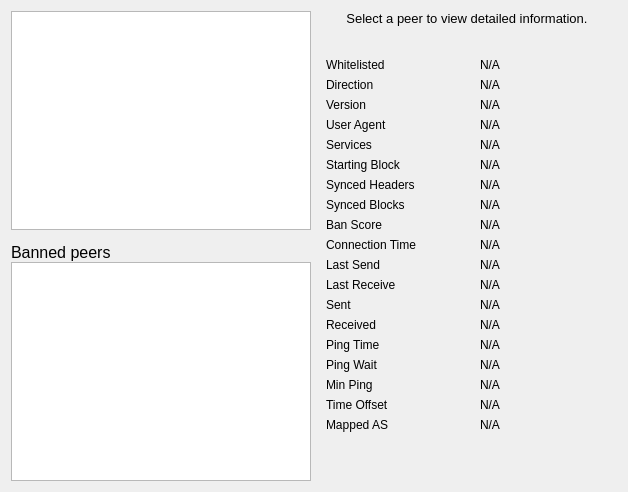
     <widget class="QWidget" name="tab_peers">
      <attribute name="title">
       <string>&amp;Peers</string>
      </attribute>
      <layout class="QGridLayout" name="gridLayout_2">
       <item row="0" column="0" rowspan="2">
        <layout class="QVBoxLayout" name="verticalLayout_101">
         <property name="spacing">
          <number>0</number>
         </property>
         <item>
          <widget class="QTableView" name="peerWidget">
           <property name="horizontalScrollBarPolicy">
            <enum>Qt::ScrollBarAsNeeded</enum>
           </property>
           <property name="tabKeyNavigation">
            <bool>false</bool>
           </property>
           <property name="sortingEnabled">
            <bool>true</bool>
           </property>
           <attribute name="horizontalHeaderHighlightSections">
            <bool>false</bool>
           </attribute>
          </widget>
         </item>
         <item>
          <widget class="QLabel" name="banHeading">
           <property name="sizePolicy">
            <sizepolicy hsizetype="Preferred" vsizetype="Minimum">
             <horstretch>0</horstretch>
             <verstretch>0</verstretch>
            </sizepolicy>
           </property>
           <property name="minimumSize">
            <size>
             <width>300</width>
             <height>32</height>
            </size>
           </property>
           <property name="maximumSize">
            <size>
             <width>16777215</width>
             <height>32</height>
            </size>
           </property>
           <property name="font">
            <font>
             <pointsize>12</pointsize>
            </font>
           </property>
           <property name="cursor">
            <cursorShape>IBeamCursor</cursorShape>
           </property>
           <property name="text">
            <string>Banned peers</string>
           </property>
           <property name="alignment">
            <set>Qt::AlignBottom|Qt::AlignLeading|Qt::AlignLeft</set>
           </property>
           <property name="wordWrap">
            <bool>true</bool>
           </property>
           <property name="textInteractionFlags">
            <set>Qt::NoTextInteraction</set>
           </property>
          </widget>
         </item>
         <item>
          <widget class="QTableView" name="banlistWidget">
           <property name="sizePolicy">
            <sizepolicy hsizetype="Expanding" vsizetype="Expanding">
             <horstretch>0</horstretch>
             <verstretch>0</verstretch>
            </sizepolicy>
           </property>
           <property name="horizontalScrollBarPolicy">
            <enum>Qt::ScrollBarAsNeeded</enum>
           </property>
           <property name="tabKeyNavigation">
            <bool>false</bool>
           </property>
           <property name="sortingEnabled">
            <bool>true</bool>
           </property>
           <attribute name="horizontalHeaderHighlightSections">
            <bool>false</bool>
           </attribute>
          </widget>
         </item>
        </layout>
       </item>
       <item row="0" column="1">
        <widget class="QLabel" name="peerHeading">
         <property name="sizePolicy">
          <sizepolicy hsizetype="Preferred" vsizetype="Minimum">
           <horstretch>0</horstretch>
           <verstretch>0</verstretch>
          </sizepolicy>
         </property>
         <property name="minimumSize">
          <size>
           <width>300</width>
           <height>32</height>
          </size>
         </property>
         <property name="font">
          <font>
           <pointsize>10</pointsize>
          </font>
         </property>
         <property name="cursor">
          <cursorShape>IBeamCursor</cursorShape>
         </property>
         <property name="text">
          <string>Select a peer to view detailed information.</string>
         </property>
         <property name="alignment">
          <set>Qt::AlignHCenter|Qt::AlignTop</set>
         </property>
         <property name="wordWrap">
          <bool>true</bool>
         </property>
         <property name="textInteractionFlags">
          <set>Qt::LinksAccessibleByMouse|Qt::TextSelectableByKeyboard|Qt::TextSelectableByMouse</set>
         </property>
        </widget>
       </item>
       <item row="1" column="1">
        <widget class="QWidget" name="detailWidget" native="true">
         <property name="minimumSize">
          <size>
           <width>300</width>
           <height>0</height>
          </size>
         </property>
         <layout class="QGridLayout" name="gridLayout_3">
          <item row="0" column="0">
           <widget class="QLabel" name="label_30">
            <property name="text">
             <string>Whitelisted</string>
            </property>
           </widget>
          </item>
          <item row="0" column="2">
           <widget class="QLabel" name="peerWhitelisted">
            <property name="cursor">
             <cursorShape>IBeamCursor</cursorShape>
            </property>
            <property name="text">
             <string>N/A</string>
            </property>
            <property name="textFormat">
             <enum>Qt::PlainText</enum>
            </property>
            <property name="textInteractionFlags">
             <set>Qt::LinksAccessibleByMouse|Qt::TextSelectableByKeyboard|Qt::TextSelectableByMouse</set>
            </property>
           </widget>
          </item>
          <item row="1" column="0">
           <widget class="QLabel" name="label_23">
            <property name="text">
             <string>Direction</string>
            </property>
           </widget>
          </item>
          <item row="1" column="2">
           <widget class="QLabel" name="peerDirection">
            <property name="cursor">
             <cursorShape>IBeamCursor</cursorShape>
            </property>
            <property name="text">
             <string>N/A</string>
            </property>
            <property name="textFormat">
             <enum>Qt::PlainText</enum>
            </property>
            <property name="textInteractionFlags">
             <set>Qt::LinksAccessibleByMouse|Qt::TextSelectableByKeyboard|Qt::TextSelectableByMouse</set>
            </property>
           </widget>
          </item>
          <item row="2" column="0">
           <widget class="QLabel" name="label_21">
            <property name="text">
             <string>Version</string>
            </property>
           </widget>
          </item>
          <item row="2" column="2">
           <widget class="QLabel" name="peerVersion">
            <property name="cursor">
             <cursorShape>IBeamCursor</cursorShape>
            </property>
            <property name="text">
             <string>N/A</string>
            </property>
            <property name="textFormat">
             <enum>Qt::PlainText</enum>
            </property>
            <property name="textInteractionFlags">
             <set>Qt::LinksAccessibleByMouse|Qt::TextSelectableByKeyboard|Qt::TextSelectableByMouse</set>
            </property>
           </widget>
          </item>
          <item row="3" column="0">
           <widget class="QLabel" name="label_28">
            <property name="text">
             <string>User Agent</string>
            </property>
           </widget>
          </item>
          <item row="3" column="2">
           <widget class="QLabel" name="peerSubversion">
            <property name="cursor">
             <cursorShape>IBeamCursor</cursorShape>
            </property>
            <property name="text">
             <string>N/A</string>
            </property>
            <property name="textFormat">
             <enum>Qt::PlainText</enum>
            </property>
            <property name="textInteractionFlags">
             <set>Qt::LinksAccessibleByMouse|Qt::TextSelectableByKeyboard|Qt::TextSelectableByMouse</set>
            </property>
           </widget>
          </item>
          <item row="4" column="0">
           <widget class="QLabel" name="label_4">
            <property name="text">
             <string>Services</string>
            </property>
           </widget>
          </item>
          <item row="4" column="2">
           <widget class="QLabel" name="peerServices">
            <property name="cursor">
             <cursorShape>IBeamCursor</cursorShape>
            </property>
            <property name="text">
             <string>N/A</string>
            </property>
            <property name="textFormat">
             <enum>Qt::PlainText</enum>
            </property>
            <property name="textInteractionFlags">
             <set>Qt::LinksAccessibleByMouse|Qt::TextSelectableByKeyboard|Qt::TextSelectableByMouse</set>
            </property>
           </widget>
          </item>
          <item row="5" column="0">
           <widget class="QLabel" name="label_29">
            <property name="text">
             <string>Starting Block</string>
            </property>
           </widget>
          </item>
          <item row="5" column="2">
           <widget class="QLabel" name="peerHeight">
            <property name="cursor">
             <cursorShape>IBeamCursor</cursorShape>
            </property>
            <property name="text">
             <string>N/A</string>
            </property>
            <property name="textFormat">
             <enum>Qt::PlainText</enum>
            </property>
            <property name="textInteractionFlags">
             <set>Qt::LinksAccessibleByMouse|Qt::TextSelectableByKeyboard|Qt::TextSelectableByMouse</set>
            </property>
           </widget>
          </item>
          <item row="6" column="0">
           <widget class="QLabel" name="label_27">
            <property name="text">
             <string>Synced Headers</string>
            </property>
           </widget>
          </item>
          <item row="6" column="2">
           <widget class="QLabel" name="peerSyncHeight">
            <property name="cursor">
             <cursorShape>IBeamCursor</cursorShape>
            </property>
            <property name="text">
             <string>N/A</string>
            </property>
            <property name="textFormat">
             <enum>Qt::PlainText</enum>
            </property>
            <property name="textInteractionFlags">
             <set>Qt::LinksAccessibleByMouse|Qt::TextSelectableByKeyboard|Qt::TextSelectableByMouse</set>
            </property>
           </widget>
          </item>
          <item row="7" column="0">
           <widget class="QLabel" name="label_25">
            <property name="text">
             <string>Synced Blocks</string>
            </property>
           </widget>
          </item>
          <item row="7" column="2">
           <widget class="QLabel" name="peerCommonHeight">
            <property name="cursor">
             <cursorShape>IBeamCursor</cursorShape>
            </property>
            <property name="text">
             <string>N/A</string>
            </property>
            <property name="textFormat">
             <enum>Qt::PlainText</enum>
            </property>
            <property name="textInteractionFlags">
             <set>Qt::LinksAccessibleByMouse|Qt::TextSelectableByKeyboard|Qt::TextSelectableByMouse</set>
            </property>
           </widget>
          </item>
          <item row="8" column="0">
           <widget class="QLabel" name="label_24">
            <property name="text">
             <string>Ban Score</string>
            </property>
           </widget>
          </item>
          <item row="8" column="2">
           <widget class="QLabel" name="peerBanScore">
            <property name="cursor">
             <cursorShape>IBeamCursor</cursorShape>
            </property>
            <property name="text">
             <string>N/A</string>
            </property>
            <property name="textFormat">
             <enum>Qt::PlainText</enum>
            </property>
            <property name="textInteractionFlags">
             <set>Qt::LinksAccessibleByMouse|Qt::TextSelectableByKeyboard|Qt::TextSelectableByMouse</set>
            </property>
           </widget>
          </item>
          <item row="9" column="0">
           <widget class="QLabel" name="label_22">
            <property name="text">
             <string>Connection Time</string>
            </property>
           </widget>
          </item>
          <item row="9" column="2">
           <widget class="QLabel" name="peerConnTime">
            <property name="cursor">
             <cursorShape>IBeamCursor</cursorShape>
            </property>
            <property name="text">
             <string>N/A</string>
            </property>
            <property name="textFormat">
             <enum>Qt::PlainText</enum>
            </property>
            <property name="textInteractionFlags">
             <set>Qt::LinksAccessibleByMouse|Qt::TextSelectableByKeyboard|Qt::TextSelectableByMouse</set>
            </property>
           </widget>
          </item>
          <item row="10" column="0">
           <widget class="QLabel" name="label_15">
            <property name="text">
             <string>Last Send</string>
            </property>
           </widget>
          </item>
          <item row="10" column="2">
           <widget class="QLabel" name="peerLastSend">
            <property name="cursor">
             <cursorShape>IBeamCursor</cursorShape>
            </property>
            <property name="text">
             <string>N/A</string>
            </property>
            <property name="textFormat">
             <enum>Qt::PlainText</enum>
            </property>
            <property name="textInteractionFlags">
             <set>Qt::LinksAccessibleByMouse|Qt::TextSelectableByKeyboard|Qt::TextSelectableByMouse</set>
            </property>
           </widget>
          </item>
          <item row="11" column="0">
           <widget class="QLabel" name="label_19">
            <property name="text">
             <string>Last Receive</string>
            </property>
           </widget>
          </item>
          <item row="11" column="2">
           <widget class="QLabel" name="peerLastRecv">
            <property name="cursor">
             <cursorShape>IBeamCursor</cursorShape>
            </property>
            <property name="text">
             <string>N/A</string>
            </property>
            <property name="textFormat">
             <enum>Qt::PlainText</enum>
            </property>
            <property name="textInteractionFlags">
             <set>Qt::LinksAccessibleByMouse|Qt::TextSelectableByKeyboard|Qt::TextSelectableByMouse</set>
            </property>
           </widget>
          </item>
          <item row="12" column="0">
           <widget class="QLabel" name="label_18">
            <property name="text">
             <string>Sent</string>
            </property>
           </widget>
          </item>
          <item row="12" column="2">
           <widget class="QLabel" name="peerBytesSent">
            <property name="cursor">
             <cursorShape>IBeamCursor</cursorShape>
            </property>
            <property name="text">
             <string>N/A</string>
            </property>
            <property name="textFormat">
             <enum>Qt::PlainText</enum>
            </property>
            <property name="textInteractionFlags">
             <set>Qt::LinksAccessibleByMouse|Qt::TextSelectableByKeyboard|Qt::TextSelectableByMouse</set>
            </property>
           </widget>
          </item>
          <item row="13" column="0">
           <widget class="QLabel" name="label_20">
            <property name="text">
             <string>Received</string>
            </property>
           </widget>
          </item>
          <item row="13" column="2">
           <widget class="QLabel" name="peerBytesRecv">
            <property name="cursor">
             <cursorShape>IBeamCursor</cursorShape>
            </property>
            <property name="text">
             <string>N/A</string>
            </property>
            <property name="textFormat">
             <enum>Qt::PlainText</enum>
            </property>
            <property name="textInteractionFlags">
             <set>Qt::LinksAccessibleByMouse|Qt::TextSelectableByKeyboard|Qt::TextSelectableByMouse</set>
            </property>
           </widget>
          </item>
          <item row="14" column="0">
           <widget class="QLabel" name="label_26">
            <property name="text">
             <string>Ping Time</string>
            </property>
           </widget>
          </item>
          <item row="14" column="2">
           <widget class="QLabel" name="peerPingTime">
            <property name="cursor">
             <cursorShape>IBeamCursor</cursorShape>
            </property>
            <property name="text">
             <string>N/A</string>
            </property>
            <property name="textFormat">
             <enum>Qt::PlainText</enum>
            </property>
            <property name="textInteractionFlags">
             <set>Qt::LinksAccessibleByMouse|Qt::TextSelectableByKeyboard|Qt::TextSelectableByMouse</set>
            </property>
           </widget>
          </item>
          <item row="15" column="0">
           <widget class="QLabel" name="peerPingWaitLabel">
            <property name="toolTip">
             <string>The duration of a currently outstanding ping.</string>
            </property>
            <property name="text">
             <string>Ping Wait</string>
            </property>
           </widget>
          </item>
          <item row="15" column="2">
           <widget class="QLabel" name="peerPingWait">
            <property name="cursor">
             <cursorShape>IBeamCursor</cursorShape>
            </property>
            <property name="text">
             <string>N/A</string>
            </property>
            <property name="textFormat">
             <enum>Qt::PlainText</enum>
            </property>
            <property name="textInteractionFlags">
             <set>Qt::LinksAccessibleByMouse|Qt::TextSelectableByKeyboard|Qt::TextSelectableByMouse</set>
            </property>
           </widget>
          </item>
          <item row="16" column="0">
           <widget class="QLabel" name="peerMinPingLabel">
            <property name="text">
             <string>Min Ping</string>
            </property>
           </widget>
          </item>
          <item row="16" column="2">
           <widget class="QLabel" name="peerMinPing">
            <property name="cursor">
             <cursorShape>IBeamCursor</cursorShape>
            </property>
            <property name="text">
             <string>N/A</string>
            </property>
            <property name="textFormat">
             <enum>Qt::PlainText</enum>
            </property>
            <property name="textInteractionFlags">
             <set>Qt::LinksAccessibleByMouse|Qt::TextSelectableByKeyboard|Qt::TextSelectableByMouse</set>
            </property>
           </widget>
          </item>
          <item row="17" column="0">
           <widget class="QLabel" name="label_timeoffset">
            <property name="text">
             <string>Time Offset</string>
            </property>
           </widget>
          </item>
          <item row="17" column="2">
           <widget class="QLabel" name="timeoffset">
            <property name="cursor">
             <cursorShape>IBeamCursor</cursorShape>
            </property>
            <property name="text">
             <string>N/A</string>
            </property>
            <property name="textFormat">
             <enum>Qt::PlainText</enum>
            </property>
            <property name="textInteractionFlags">
             <set>Qt::LinksAccessibleByMouse|Qt::TextSelectableByKeyboard|Qt::TextSelectableByMouse</set>
            </property>
           </widget>
          </item>
          <item row="18" column="0">
           <widget class="QLabel" name="peerMappedASLabel">
            <property name="toolTip">
             <string>The mapped Autonomous System used for diversifying peer selection.</string>
            </property>
            <property name="text">
             <string>Mapped AS</string>
            </property>
           </widget>
          </item>
          <item row="18" column="2">
           <widget class="QLabel" name="peerMappedAS">
            <property name="cursor">
             <cursorShape>IBeamCursor</cursorShape>
            </property>
            <property name="text">
             <string>N/A</string>
            </property>
            <property name="textFormat">
             <enum>Qt::PlainText</enum>
            </property>
            <property name="textInteractionFlags">
             <set>Qt::LinksAccessibleByMouse|Qt::TextSelectableByKeyboard|Qt::TextSelectableByMouse</set>
            </property>
           </widget>
          </item>
          <item row="19" column="1">
           <spacer name="verticalSpacer_3">
            <property name="orientation">
             <enum>Qt::Vertical</enum>
            </property>
            <property name="sizeHint" stdset="0">
             <size>
              <width>20</width>
              <height>40</height>
             </size>
            </property>
           </spacer>
          </item>
         </layout>
        </widget>
       </item>
      </layout>
     </widget>
